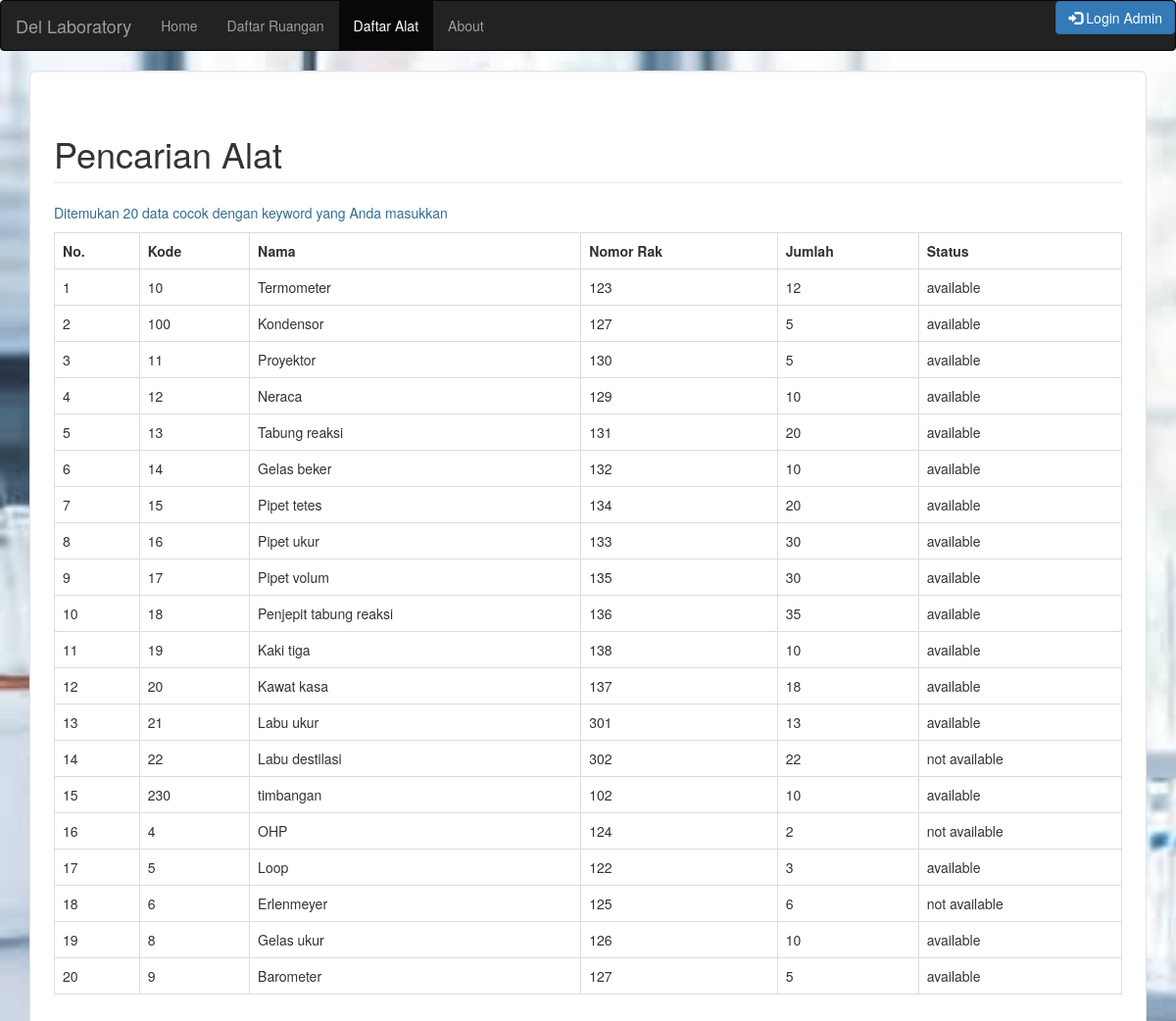
Page /search_alat.php on the committed database.
### tables this page shows
CREATE TABLE `alat` (
  `kode` varchar(20) NOT NULL,
  `nama_alat` varchar(60) NOT NULL,
  `jumlah` int(20) NOT NULL,
  `nomor_rak` varchar(20) NOT NULL,
  `status` varchar(20) NOT NULL,
  PRIMARY KEY (`kode`)
);

### search_alat.php (the view, shortened to what this page needs)
<?php
	include "cek.php";
	if(isset($_GET['category'])||isset($_GET['keyword2'])){
		$category = $_GET['category'];
		$keyword = $_GET['keyword2'];
		$sql = "SELECT * FROM alat WHERE $category LIKE '%$keyword%'";
		$result = mysqli_query($connection, $sql);
		$count=mysqli_num_rows($result);
	}else{
		$sql = "SELECT * FROM alat;";
		$result = mysqli_query($connection, $sql);
		$count=mysqli_num_rows($result);
	}
?>
<!DOCTYPE html>
<html>
<head>
	<link rel="stylesheet" href="bootstrap/css/bootstrap.css">
</head>
<body background="img/lab.jpg">
	<nav class="navbar navbar-inverse">
	  <div class="container-fluid">
	    <div class="navbar-header">
	      <a class="navbar-brand" href="index.php">Del Laboratory</a>
	    </div>
	    <div>
	      <ul class="nav navbar-nav">
            <li><a href="index.php">Home</a></li>
            <li><a href="search_ruangan.php">Daftar Ruangan</a></li>
	        <li class="active"><a href="search_alat">Daftar Alat</a></li>
	        <li><a href="about.php">About</a></li>
	      </ul>
		  <ul class="nav navbar-nav navbar-right">
			<a href="login-page.php">
				<button type="button" class="btn btn-primary btn-md">
				<span class="glyphicon glyphicon-log-in"></span> Login Admin
				</button>
			</a>
	     </ul>
	    </div>
	  </div>
	</nav>
	<div class="container">
		<div class="well well-lg" style="background: white">
		<h1 class="page-header">Pencarian Alat</h1>
		<table class="table table-hover table-bordered">
			<tr>
				<th>No.</th>
				<th>Kode</th>
                <th>Nama</th>
                <th>Nomor Rak</th>
                <th>Jumlah</th>
                <th>Status</th>
			</tr>
<?php
	if($count>0){
		$number = 1;
		echo "<p class='text-info'>Ditemukan $count data cocok dengan keyword yang Anda masukkan<p>";
		while($row = mysqli_fetch_assoc($result)) {
	        echo "<tr> <td>" . $number. "</td><td> " .
	        $row["kode"]. "</td><td> " .
            $row["nama_alat"]."</td><td>".
            $row["nomor_rak"]."</td><td>".
            $row["jumlah"]."</td><td>".
	        $row["status"]."</td><tr>";
	        $number++;
		}
	}else{
		echo "Maaf, tidak ditemukan data yang cocok.";
	}
?>
			</table>
		</div>
	</div>
</body>
</html>

### search_alat.php (style rules this page uses)
body { background-size: cover; }

### rows in the picture
alat: kode "10", nama_alat "Termometer", nomor_rak "123", jumlah "12", status "available"
alat: kode "100", nama_alat "Kondensor", nomor_rak "127", jumlah "5", status "available"
alat: kode "11", nama_alat "Proyektor", nomor_rak "130", jumlah "5", status "available"
alat: kode "12", nama_alat "Neraca", nomor_rak "129", jumlah "10", status "available"
alat: kode "13", nama_alat "Tabung reaksi", nomor_rak "131", jumlah "20", status "available"
alat: kode "14", nama_alat "Gelas beker", nomor_rak "132", jumlah "10", status "available"
alat: kode "15", nama_alat "Pipet tetes", nomor_rak "134", jumlah "20", status "available"
alat: kode "16", nama_alat "Pipet ukur", nomor_rak "133", jumlah "30", status "available"
alat: kode "17", nama_alat "Pipet volum", nomor_rak "135", jumlah "30", status "available"
alat: kode "18", nama_alat "Penjepit tabung reaksi", nomor_rak "136", jumlah "35", status "available"
alat: kode "19", nama_alat "Kaki tiga", nomor_rak "138", jumlah "10", status "available"
alat: kode "20", nama_alat "Kawat kasa", nomor_rak "137", jumlah "18", status "available"
alat: kode "21", nama_alat "Labu ukur", nomor_rak "301", jumlah "13", status "available"
alat: kode "22", nama_alat "Labu destilasi", nomor_rak "302", jumlah "22", status "not available"
alat: kode "230", nama_alat "timbangan", nomor_rak "102", jumlah "10", status "available"
alat: kode "4", nama_alat "OHP", nomor_rak "124", jumlah "2", status "not available"
alat: kode "5", nama_alat "Loop", nomor_rak "122", jumlah "3", status "available"
alat: kode "6", nama_alat "Erlenmeyer", nomor_rak "125", jumlah "6", status "not available"
alat: kode "8", nama_alat "Gelas ukur", nomor_rak "126", jumlah "10", status "available"
alat: kode "9", nama_alat "Barometer", nomor_rak "127", jumlah "5", status "available"

### other values in the picture
$count "20"
